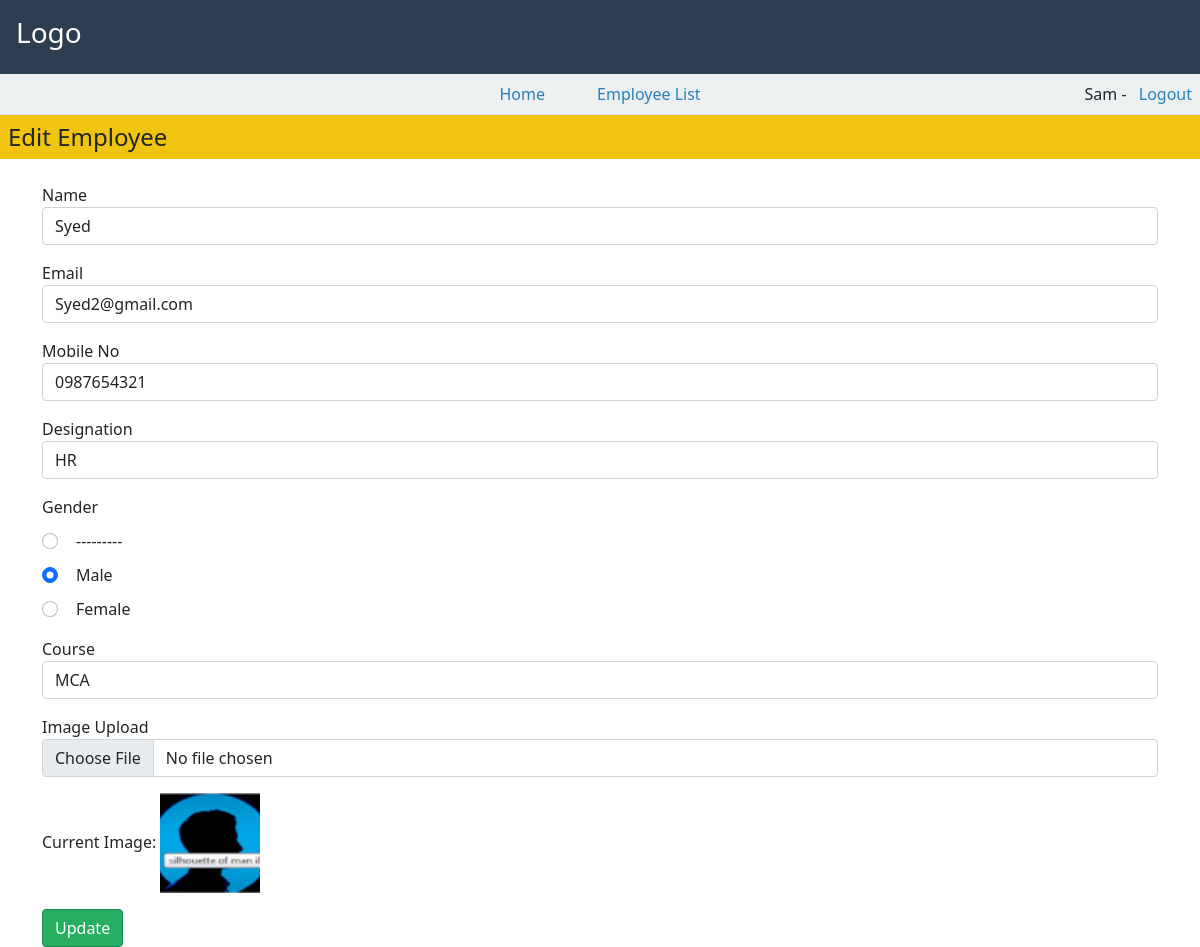
The page /employee/6/edit/ (signed in) on the database its author committed.
### employees/models.py (models this page shows, shortened)
class Employee(models.Model):
    DESIGNATION_CHOICES = [
        ('HR', 'HR'),
        ('Manager', 'Manager'),
        ('Sales', 'Sales'),
    ]
    COURSE_CHOICES = [
        ('MCA', 'MCA'),
        ('BCA', 'BCA'),
        ('BSC', 'BSC'),
    ]
    GENDER_CHOICES = [
        ('Male', 'Male'),
        ('Female', 'Female'),
    ]
    id = models.AutoField(primary_key=True)
    image = models.ImageField(upload_to='employee_images/', null=True, blank=True)
    name = models.CharField(max_length=100)
    email = models.EmailField(unique=True)
    mobile = models.CharField(max_length=10)
    designation = models.CharField(max_length=20, choices=DESIGNATION_CHOICES)
    gender = models.CharField(max_length=10, choices=GENDER_CHOICES)
    course = models.CharField(max_length=5, choices=COURSE_CHOICES)
    created_date = models.DateField(auto_now_add=True)
    class Meta:
        ordering = ['-created_date']

### employees/views.py (the view)
# urls.py: path('employee/<int:pk>/edit/', views.employee_edit, name='employee_edit'),
@login_required
def employee_edit(request, pk):
    employee = get_object_or_404(Employee, id=pk)
    if request.method == 'POST':
        form = EmployeeForm(request.POST, request.FILES, instance=employee)
        if form.is_valid():
            form.save()  # Save the form directly
            return redirect('employee_list')
    else:
        form = EmployeeForm(instance=employee)
    return render(request, 'employees/employee_form.html', {
        'form': form,
        'employee': employee,
        'is_edit': True
    })

### employees/forms.py (shortened to what this page needs)
class EmployeeForm(forms.ModelForm):
    class Meta:
        model = Employee
        fields = ['name', 'email', 'mobile', 'designation', 'gender', 'course', 'image']
        widgets = {
            'name': forms.TextInput(attrs={'class': 'form-control'}),
            'email': forms.EmailInput(attrs={'class': 'form-control'}),
            'mobile': forms.TextInput(attrs={'class': 'form-control'}),
            'designation': forms.Select(attrs={'class': 'form-control'}),
            'gender': forms.RadioSelect(attrs={'class': 'form-check-input'}),
            'course': forms.Select(attrs={'class': 'form-control'}),
            'image': forms.FileInput(attrs={'class': 'form-control'})
        }
    def __init__(self, *args, **kwargs):
        super().__init__(*args, **kwargs)
        instance = kwargs.get('instance')
        if instance:
            self.fields['gender'].initial = instance.gender
            self.fields['course'].initial = instance.course

### employees/templates/employees/employee_form.html (shortened to what this page needs)
{% extends 'base.html' %}
{% load crispy_forms_tags %}
{% block content %}
<div class="container-fluid p-0">
    <div class="bg-dark text-white p-3">
        <h3>Logo</h3>
    </div>
    <div class="nav-wrapper bg-light p-2 border-bottom">
        <div class="d-flex justify-content-between align-items-center">
            <div class="nav-links">
                <a href="{% url 'dashboard' %}" class="text-decoration-none text-dark me-5">Home</a>
                <a href="{% url 'employee_list' %}" class="text-decoration-none text-dark">Employee List</a>
            </div>
            <div style="width: 200px; text-align: right;">
                <span class="me-2">{{ request.user.username }} -</span>
                <a href="{% url 'logout' %}" class="text-decoration-none text-danger">Logout</a>
            </div>
        </div>
    </div>
    <div class="bg-warning p-2">
        <h4 class="m-0">{% if is_edit %}Edit{% else %}Create{% endif %} Employee</h4>
    </div>
    <div class="container mt-4">
        <form method="post" enctype="multipart/form-data" id="employeeForm">
            <div class="mb-3">
                <label>Name</label>
                {{ form.name }}
            </div>
            <div class="mb-3">
                <label>Email</label>
                {{ form.email }}
            </div>
            <div class="mb-3">
                <label>Mobile No</label>
                {{ form.mobile }}
            </div>
            <div class="mb-3">
                <label>Designation</label>
                {{ form.designation }}
            </div>
            <div class="mb-3">
                <label>Gender</label>
                <div class="gender-options">
                    {% for radio in form.gender %}
                    <div class="form-check">
                        {{ radio.tag }}
                        <label class="form-check-label" for="{{ radio.id_for_label }}">
                            {{ radio.choice_label }}
                        </label>
                    </div>
                    {% endfor %}
                </div>
            </div>
            <div class="mb-3">
                <label>Course</label>
                {{ form.course }}
            </div>
            <div class="mb-3">
                <label>Image Upload</label>
                {{ form.image }}
            </div>
            {% if is_edit and employee.image %}
            <div class="mb-3">
                <label>Current Image:</label>
                <img src="{{ employee.image.url }}" alt="{{ employee.name }}" style="width: 100px; height: 100px; object-fit: cover;">
            </div>
            {% endif %}
            <button type="submit" class="btn btn-success">
                {% if is_edit %}Update{% else %}Submit{% endif %}
            </button>
        </form>
    </div>
</div>
{% endblock %}

### static/css/style.css (style rules this page uses)
.bg-dark { background-color: #2c3e50 !important; }
.bg-warning { background-color: #f1c40f !important; }
.nav-wrapper { background-color: #ecf0f1 !important; }
.text-decoration-none { color: #2980b9 !important; }
.btn-success { background-color: #27ae60 !important; }

### templates/base.html (style rules this page uses)
body { margin: 0; padding: 0; }

### employees/templates/employees/employee_form.html (style rules this page uses)
.gender-options { margin-top: 10px; }
.form-check { margin-bottom: 10px; }
.form-check-label { margin-left: 10px; }

### rows shown on the page
Employee: name "Syed", email "Syed2@gmail.com", mobile "0987654321", designation "HR", course "MCA", image (picture)

### other values the page prints
{{ request.user.username }} "Sam"
{{ radio.choice_label }} "---------" "Male" "Female"
